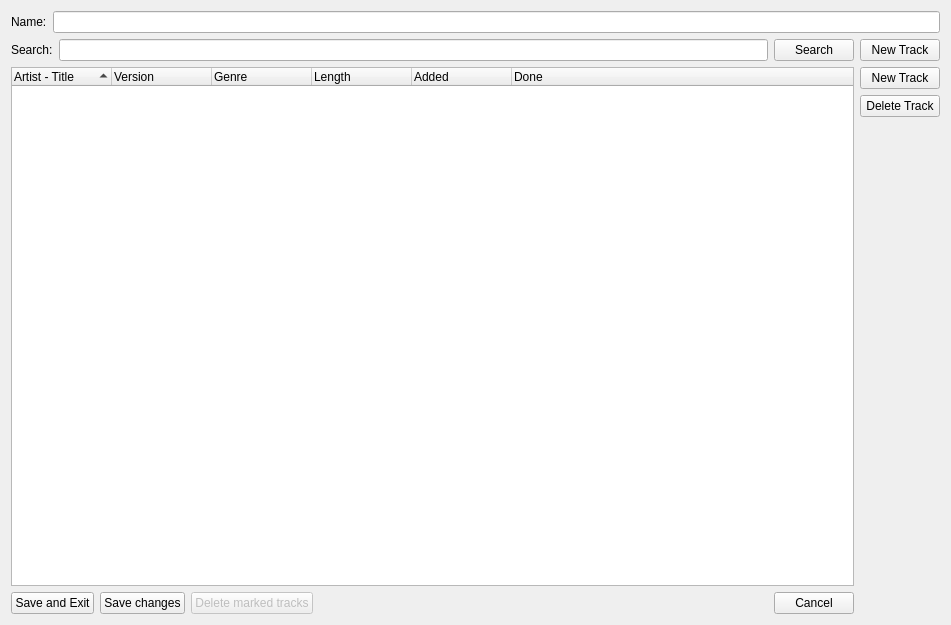
<?xml version="1.0" encoding="UTF-8"?>
<ui version="4.0">
 <class>SearchlistDialogClass</class>
 <widget class="QWidget" name="SearchlistDialogClass">
  <property name="geometry">
   <rect>
    <x>0</x>
    <y>0</y>
    <width>951</width>
    <height>625</height>
   </rect>
  </property>
  <property name="windowTitle">
   <string>Searchlist</string>
  </property>
  <property name="windowIcon">
   <iconset resource="../resources.qrc">
    <normaloff>:/devices48/resources/tr48x48-0016.png</normaloff>:/devices48/resources/tr48x48-0016.png</iconset>
  </property>
  <layout class="QVBoxLayout" name="verticalLayout_3">
   <item>
    <layout class="QHBoxLayout" name="horizontalLayout_2">
     <item>
      <widget class="QLabel" name="label">
       <property name="text">
        <string>Name:</string>
       </property>
      </widget>
     </item>
     <item>
      <widget class="QLineEdit" name="searchlistName"/>
     </item>
    </layout>
   </item>
   <item>
    <layout class="QHBoxLayout" name="horizontalLayout_4">
     <property name="topMargin">
      <number>0</number>
     </property>
     <item>
      <widget class="QLabel" name="label_2">
       <property name="text">
        <string>Search:</string>
       </property>
      </widget>
     </item>
     <item>
      <widget class="QLineEdit" name="searchTerm"/>
     </item>
     <item>
      <widget class="QPushButton" name="searchButton">
       <property name="text">
        <string>Search</string>
       </property>
       <property name="icon">
        <iconset resource="../resources.qrc">
         <normaloff>:/icons/resources/findmore.png</normaloff>:/icons/resources/findmore.png</iconset>
       </property>
       <property name="iconSize">
        <size>
         <width>16</width>
         <height>16</height>
        </size>
       </property>
       <property name="flat">
        <bool>false</bool>
       </property>
      </widget>
     </item>
     <item>
      <widget class="QPushButton" name="newTrackButton2">
       <property name="text">
        <string>New Track</string>
       </property>
       <property name="icon">
        <iconset resource="../resources.qrc">
         <normaloff>:/icons/resources/filenew.png</normaloff>:/icons/resources/filenew.png</iconset>
       </property>
       <property name="iconSize">
        <size>
         <width>16</width>
         <height>16</height>
        </size>
       </property>
       <property name="flat">
        <bool>false</bool>
       </property>
      </widget>
     </item>
    </layout>
   </item>
   <item>
    <layout class="QHBoxLayout" name="horizontalLayout_3">
     <item>
      <layout class="QVBoxLayout" name="verticalLayout_2">
       <item>
        <widget class="QTreeWidget" name="trackList">
         <property name="contextMenuPolicy">
          <enum>Qt::CustomContextMenu</enum>
         </property>
         <property name="showDropIndicator" stdset="0">
          <bool>false</bool>
         </property>
         <property name="alternatingRowColors">
          <bool>true</bool>
         </property>
         <property name="rootIsDecorated">
          <bool>false</bool>
         </property>
         <property name="itemsExpandable">
          <bool>false</bool>
         </property>
         <property name="sortingEnabled">
          <bool>true</bool>
         </property>
         <property name="expandsOnDoubleClick">
          <bool>false</bool>
         </property>
         <column>
          <property name="text">
           <string>Artist - Title</string>
          </property>
         </column>
         <column>
          <property name="text">
           <string>Version</string>
          </property>
         </column>
         <column>
          <property name="text">
           <string>Genre</string>
          </property>
         </column>
         <column>
          <property name="text">
           <string>Length</string>
          </property>
         </column>
         <column>
          <property name="text">
           <string>Added</string>
          </property>
         </column>
         <column>
          <property name="text">
           <string>Done</string>
          </property>
         </column>
        </widget>
       </item>
       <item>
        <layout class="QHBoxLayout" name="horizontalLayout">
         <item>
          <widget class="QPushButton" name="saveExitButton">
           <property name="text">
            <string>Save and Exit</string>
           </property>
           <property name="icon">
            <iconset resource="../resources.qrc">
             <normaloff>:/icons/resources/application-exit.png</normaloff>:/icons/resources/application-exit.png</iconset>
           </property>
           <property name="iconSize">
            <size>
             <width>16</width>
             <height>16</height>
            </size>
           </property>
          </widget>
         </item>
         <item>
          <widget class="QPushButton" name="saveButton">
           <property name="text">
            <string>Save changes</string>
           </property>
           <property name="icon">
            <iconset resource="../resources.qrc">
             <normaloff>:/icons/resources/filesave.png</normaloff>:/icons/resources/filesave.png</iconset>
           </property>
           <property name="iconSize">
            <size>
             <width>16</width>
             <height>16</height>
            </size>
           </property>
          </widget>
         </item>
         <item>
          <widget class="QPushButton" name="deleteMarkedTracksButton">
           <property name="enabled">
            <bool>false</bool>
           </property>
           <property name="text">
            <string>Delete marked tracks</string>
           </property>
           <property name="icon">
            <iconset resource="../resources.qrc">
             <normaloff>:/icons/resources/trash-16.png</normaloff>:/icons/resources/trash-16.png</iconset>
           </property>
           <property name="iconSize">
            <size>
             <width>16</width>
             <height>16</height>
            </size>
           </property>
          </widget>
         </item>
         <item>
          <spacer name="horizontalSpacer">
           <property name="orientation">
            <enum>Qt::Horizontal</enum>
           </property>
           <property name="sizeHint" stdset="0">
            <size>
             <width>40</width>
             <height>20</height>
            </size>
           </property>
          </spacer>
         </item>
         <item>
          <widget class="QPushButton" name="cancelButton">
           <property name="text">
            <string>Cancel</string>
           </property>
           <property name="icon">
            <iconset resource="../resources.qrc">
             <normaloff>:/icons/resources/cancel.png</normaloff>:/icons/resources/cancel.png</iconset>
           </property>
           <property name="iconSize">
            <size>
             <width>16</width>
             <height>16</height>
            </size>
           </property>
          </widget>
         </item>
        </layout>
       </item>
      </layout>
     </item>
     <item>
      <layout class="QVBoxLayout" name="verticalLayout">
       <item>
        <widget class="QPushButton" name="newTrackButton">
         <property name="text">
          <string>New Track</string>
         </property>
         <property name="icon">
          <iconset resource="../resources.qrc">
           <normaloff>:/icons/resources/filenew.png</normaloff>:/icons/resources/filenew.png</iconset>
         </property>
         <property name="iconSize">
          <size>
           <width>16</width>
           <height>16</height>
          </size>
         </property>
         <property name="flat">
          <bool>false</bool>
         </property>
        </widget>
       </item>
       <item>
        <widget class="QPushButton" name="deleteTrackButton">
         <property name="text">
          <string>Delete Track</string>
         </property>
         <property name="icon">
          <iconset resource="../resources.qrc">
           <normaloff>:/icons/resources/trash-16.png</normaloff>:/icons/resources/trash-16.png</iconset>
         </property>
         <property name="iconSize">
          <size>
           <width>16</width>
           <height>16</height>
          </size>
         </property>
         <property name="flat">
          <bool>false</bool>
         </property>
        </widget>
       </item>
       <item>
        <spacer name="verticalSpacer">
         <property name="orientation">
          <enum>Qt::Vertical</enum>
         </property>
         <property name="sizeHint" stdset="0">
          <size>
           <width>20</width>
           <height>40</height>
          </size>
         </property>
        </spacer>
       </item>
      </layout>
     </item>
    </layout>
   </item>
  </layout>
 </widget>
 <tabstops>
  <tabstop>searchlistName</tabstop>
  <tabstop>newTrackButton</tabstop>
  <tabstop>deleteTrackButton</tabstop>
  <tabstop>trackList</tabstop>
  <tabstop>saveExitButton</tabstop>
  <tabstop>deleteMarkedTracksButton</tabstop>
  <tabstop>cancelButton</tabstop>
 </tabstops>
 <resources>
  <include location="../resources.qrc"/>
 </resources>
 <connections/>
</ui>
